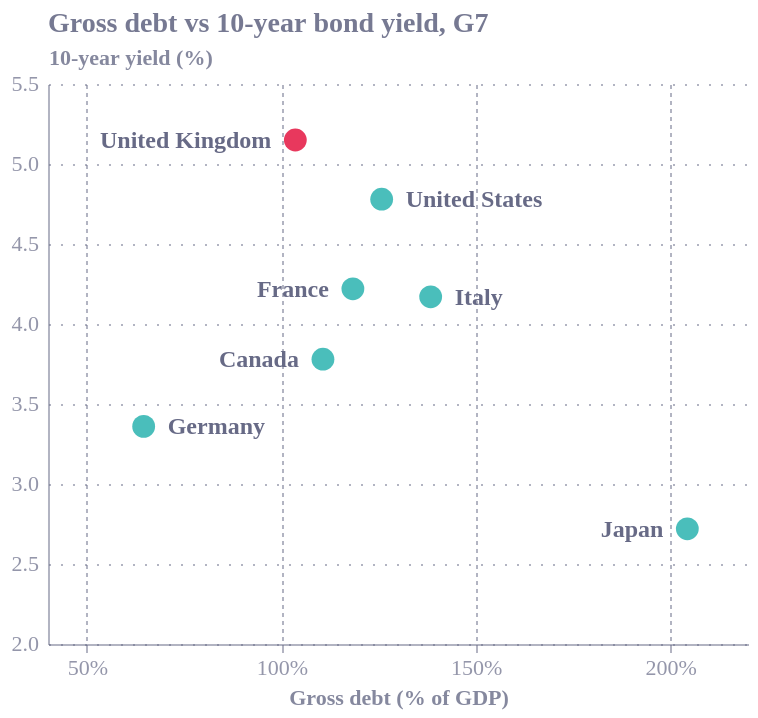

Vega-Lite specification for this chart:
### Vega-Lite specification from a JSON file in a GitHub repository (floating-point values rounded to 4 significant figures)
{"config": {"font": "Circular Std", "text": {"color": "#676A86", "align": "left", "baseline": "middle", "dx": 7, "dy": 0, "fontSize": 11}, "view": {"stroke": null, "continuousWidth": 400, "continuousHeight": 300, "discreteWidth": 400, "discreteHeight": 300}, "range": {"category": ["#36B7B4", "#E6224B", "#F4C245", "#0063AF", "#00A767", "#179FDB", "#EB5C2E", "#5C267B", "#122B39"], "diverging": ["#E6224B", "#E54753", "#C9C9C9", "#179FDB", "#122B39"], "heatmap": ["#C9C9C9", "#179FDB", "#0063AF", "#122B39"], "ordinal": ["#00A767", "#36B7B4", "#179FDB", "#0063AF", "#243B5A"]}, "bar": {"color": "#179fdb"}, "line": {"color": "#e6224b"}, "rule": {"color": "#676A86"}, "area": {"opacity": 0.8}, "point": {"filled": true, "size": 80, "color": "#e6224b", "opacity": 0.95}, "geoshape": {"stroke": "white", "strokeWidth": 0.3}, "rect": {"fill": "#d6d4d4", "opacity": 0.3}, "axis": {"labelColor": "#676A86", "labelFontSize": 11, "labelFont": "Circular Std", "labelOpacity": 0.7, "tickColor": "#676A86", "tickOpacity": 0.5, "domainColor": "#676A86", "domainOpacity": 0.5, "gridColor": "#676A86", "gridDash": [2, 2], "gridOpacity": 0.5, "title": null, "titleColor": "#676A86", "titleOpacity": 0.8, "tickSize": 4}, "axisXDiscrete": {"grid": false, "labelAngle": 0, "tickCount": 10, "tickOpacity": 0.5, "title": null}, "axisYDiscrete": {"ticks": false, "labelPadding": 5}, "axisXTemporal": {"grid": false, "ticks": true}, "axisXQuantitative": {"grid": true}, "axisYQuantitative": {"gridColor": "#676A86", "gridDash": [1, 5], "gridOpacity": 0.5, "ticks": false, "labelPadding": 5, "tickCount": 8, "titleAngle": 0, "titleAlign": "left", "titleBaseline": "bottom", "titleX": 0, "titleY": -5}, "title": {"color": "#676A86E6", "subtitleColor": "#676A86", "font": "Circular Std", "subtitleFont": "Circular Std", "anchor": "start", "fontSize": 14, "subtitleFontSize": 12, "subtitlePadding": 4, "offset": 0, "frame": "group"}, "legend": {"titleColor": "#122b39", "title": null, "labelColor": "#122b39", "labelFontSize": 11}}, "layer": [{"data": {"name": "data-a097e2527d0a08a8c7f9bcaaac5d495b"}, "mark": {"type": "point", "filled": true, "opacity": 0.9, "size": 130}, "encoding": {"color": {"condition": {"test": "(datum.country === 'United Kingdom')", "value": "#e6224b"}, "value": "#36b7b4"}, "tooltip": [{"field": "country", "type": "nominal"}, {"field": "debt", "type": "quantitative"}, {"field": "yield", "type": "quantitative"}], "x": {"axis": {"labelExpr": "datum.label + '%'", "tickCount": 5, "zindex": 1}, "field": "debt", "scale": {"domain": [50, 220]}, "title": "Gross debt (% of GDP)", "type": "quantitative"}, "y": {"axis": {"titleAlign": "left", "titleAngle": 0, "titleX": 0, "titleY": -8, "zindex": 1}, "field": "yield", "scale": {"domain": [2, 5.5], "nice": false}, "title": "10-year yield (%)", "type": "quantitative"}}}, {"layer": [{"data": {"name": "data-5951a8bf0488fb23b27e1a5eaeaf2940"}, "mark": {"type": "text", "align": "left", "dx": 12, "fontSize": 12, "fontWeight": "bold"}, "encoding": {"text": {"field": "country", "type": "nominal"}, "x": {"field": "debt", "type": "quantitative"}, "y": {"field": "yield", "type": "quantitative"}}}, {"data": {"name": "data-e37190653c1a54f58118032b6cd7b404"}, "mark": {"type": "text", "align": "right", "dx": -12, "fontSize": 12, "fontWeight": "bold"}, "encoding": {"text": {"field": "country", "type": "nominal"}, "x": {"field": "debt", "type": "quantitative"}, "y": {"field": "yield", "type": "quantitative"}}}]}], "height": 280, "title": {"text": "Gross debt vs 10-year bond yield, G7"}, "width": 350, "$schema": "https://vega.github.io/schema/vega-lite/v6.4.1.json", "datasets": {"data-a097e2527d0a08a8c7f9bcaaac5d495b": [{"country": "Japan", "debt": 204.4, "yield": 2.72, "al": "left"}, {"country": "Italy", "debt": 138.4, "yield": 4.17, "al": "right"}, {"country": "United States", "debt": 125.8, "yield": 4.78, "al": "right"}, {"country": "France", "debt": 118.4, "yield": 4.22, "al": "left"}, {"country": "Canada", "debt": 110.7, "yield": 3.78, "al": "left"}, {"country": "United Kingdom", "debt": 103.6, "yield": 5.15, "al": "left"}, {"country": "Germany", "debt": 64.6, "yield": 3.36, "al": "right"}], "data-5951a8bf0488fb23b27e1a5eaeaf2940": [{"country": "Italy", "debt": 138.4, "yield": 4.17, "al": "right"}, {"country": "United States", "debt": 125.8, "yield": 4.78, "al": "right"}, {"country": "Germany", "debt": 64.6, "yield": 3.36, "al": "right"}], "data-e37190653c1a54f58118032b6cd7b404": [{"country": "Japan", "debt": 204.4, "yield": 2.72, "al": "left"}, {"country": "France", "debt": 118.4, "yield": 4.22, "al": "left"}, {"country": "Canada", "debt": 110.7, "yield": 3.78, "al": "left"}, {"country": "United Kingdom", "debt": 103.6, "yield": 5.15, "al": "left"}]}}
